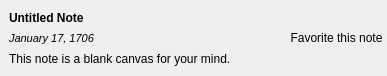
<?xml version="1.0" encoding="UTF-8"?>
<ui version="4.0">
 <class>NoteListItem</class>
 <widget class="QWidget" name="NoteListItem">
  <property name="geometry">
   <rect>
    <x>0</x>
    <y>0</y>
    <width>387</width>
    <height>76</height>
   </rect>
  </property>
  <property name="maximumSize">
   <size>
    <width>1000</width>
    <height>100</height>
   </size>
  </property>
  <property name="windowTitle">
   <string>Form</string>
  </property>
  <property name="styleSheet">
   <string notr="true">QWidget#NoteListItem {
	border-bottom: 1px solid #efefef;
}
QToolButton {
  border-radius: 2; 
}</string>
  </property>
  <layout class="QVBoxLayout" name="verticalLayout_2">
   <property name="spacing">
    <number>0</number>
   </property>
   <property name="leftMargin">
    <number>0</number>
   </property>
   <property name="topMargin">
    <number>0</number>
   </property>
   <property name="rightMargin">
    <number>0</number>
   </property>
   <property name="bottomMargin">
    <number>0</number>
   </property>
   <item>
    <layout class="QHBoxLayout" name="horizontalLayout">
     <property name="spacing">
      <number>0</number>
     </property>
     <item>
      <widget class="QFrame" name="textFrame">
       <property name="sizePolicy">
        <sizepolicy hsizetype="Ignored" vsizetype="Expanding">
         <horstretch>0</horstretch>
         <verstretch>0</verstretch>
        </sizepolicy>
       </property>
       <property name="maximumSize">
        <size>
         <width>16777215</width>
         <height>16777215</height>
        </size>
       </property>
       <property name="styleSheet">
        <string notr="true"/>
       </property>
       <layout class="QVBoxLayout" name="verticalLayout">
        <property name="spacing">
         <number>3</number>
        </property>
        <item>
         <widget class="QLabel" name="titleLabel">
          <property name="sizePolicy">
           <sizepolicy hsizetype="Minimum" vsizetype="Minimum">
            <horstretch>0</horstretch>
            <verstretch>0</verstretch>
           </sizepolicy>
          </property>
          <property name="font">
           <font>
            <weight>75</weight>
            <bold>true</bold>
           </font>
          </property>
          <property name="text">
           <string>Untitled Note</string>
          </property>
          <property name="textFormat">
           <enum>Qt::PlainText</enum>
          </property>
          <property name="scaledContents">
           <bool>true</bool>
          </property>
          <property name="wordWrap">
           <bool>false</bool>
          </property>
         </widget>
        </item>
        <item>
         <widget class="QLabel" name="label">
          <property name="font">
           <font>
            <pointsize>8</pointsize>
            <italic>true</italic>
           </font>
          </property>
          <property name="text">
           <string>January 17, 1706</string>
          </property>
         </widget>
        </item>
        <item>
         <widget class="QLabel" name="excerptLabel">
          <property name="sizePolicy">
           <sizepolicy hsizetype="Ignored" vsizetype="Maximum">
            <horstretch>0</horstretch>
            <verstretch>0</verstretch>
           </sizepolicy>
          </property>
          <property name="minimumSize">
           <size>
            <width>200</width>
            <height>0</height>
           </size>
          </property>
          <property name="text">
           <string>This note is a blank canvas for your mind.</string>
          </property>
          <property name="textFormat">
           <enum>Qt::PlainText</enum>
          </property>
          <property name="wordWrap">
           <bool>true</bool>
          </property>
         </widget>
        </item>
       </layout>
      </widget>
     </item>
     <item>
      <widget class="QToolButton" name="toolButton">
       <property name="styleSheet">
        <string notr="true">border-radius: 1;
border: 0;
background-color: none;</string>
       </property>
       <property name="text">
        <string>Favorite this note</string>
       </property>
       <property name="icon">
        <iconset theme="vibrato-star-o">
         <normaloff>.</normaloff>.</iconset>
       </property>
       <property name="iconSize">
        <size>
         <width>20</width>
         <height>20</height>
        </size>
       </property>
       <property name="checkable">
        <bool>true</bool>
       </property>
      </widget>
     </item>
    </layout>
   </item>
  </layout>
 </widget>
 <resources/>
 <connections/>
</ui>
